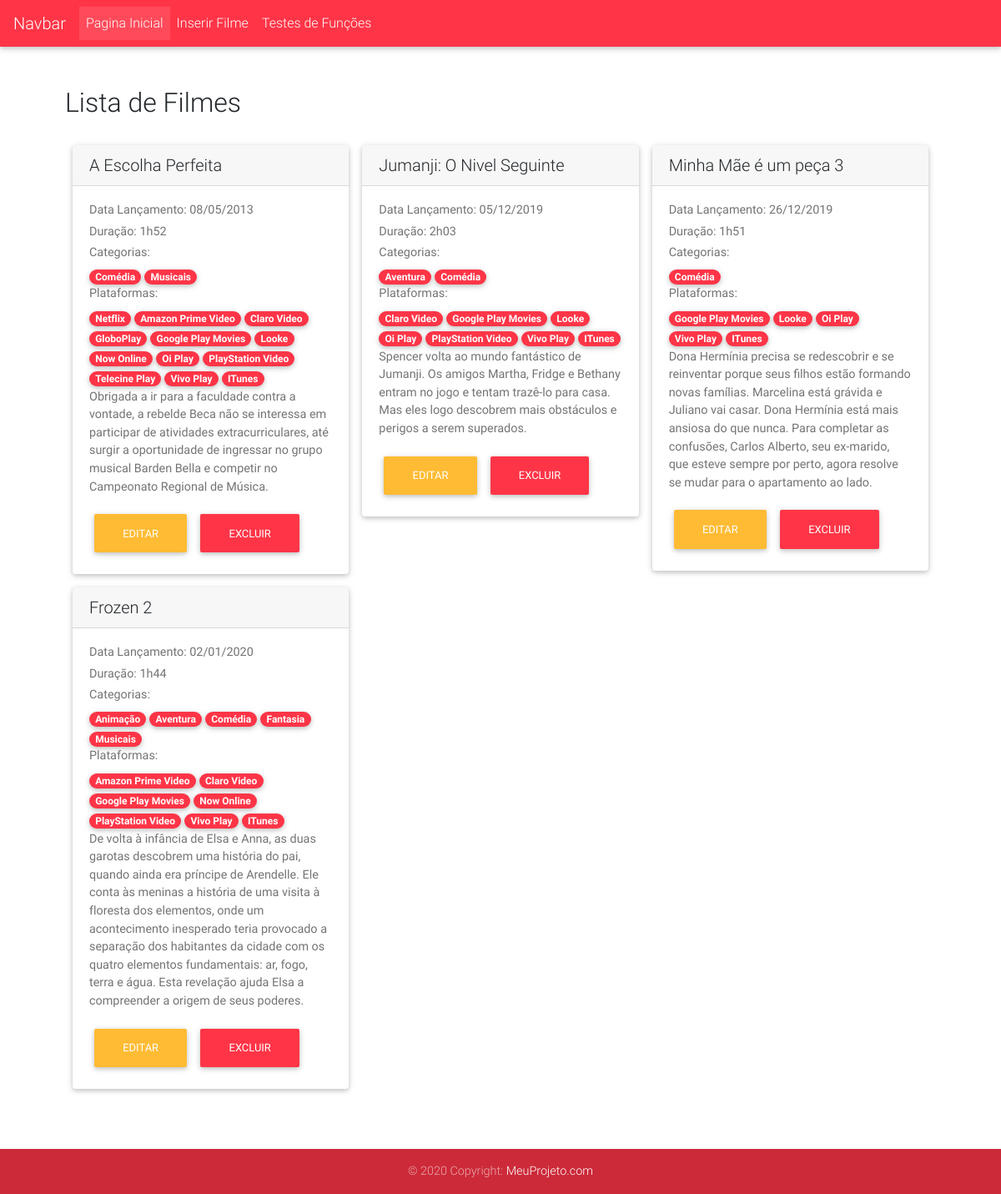
The page / on the database its author committed.
### tables this page shows
CREATE TABLE `filme` (
  `id` int(11) NOT NULL,
  `titulo` varchar(150) NOT NULL,
  `ano_lancamento` date NOT NULL,
  `duracao` varchar(50) NOT NULL,
  `sinopse` longtext NOT NULL
);

CREATE TABLE `categoria_filme` (
  `id` int(11) NOT NULL,
  `id_filme` int(11) NOT NULL,
  `categoria` int(11) NOT NULL
);

CREATE TABLE `plataforma_filme` (
  `id` int(11) NOT NULL,
  `id_filme` int(11) NOT NULL,
  `plataforma` int(11) NOT NULL
);

### application/controllers/Home.php (called while the page is built, shortened)
<?php
class Home extends CI_Controller{
    function __construct()
    {
        $this->load->model("Home_Model", "m_home");
    }
    public function index()
    {
        $data["filmes"] = $this->m_home->get_filmes();
        $this->load->view("template/header", $data, false);
        $this->load->view("home/lista", $data, false);
        $this->load->view("template/footer", $data, false);
    }
}

### index.php (called while the page is built, shortened)
<?php
require_once BASEPATH.'core/CodeIgniter.php';

### application/models/Home_model.php (called while the page is built, shortened)
<?php
class Home_Model extends CI_Model{
    public function get_filmes($id = null)
    {
        $query = $this->db->get("filme")->result();
        if($query)
        {
            foreach($query as $item)
            {
                $item->categoria = $this->db->get_where("categoria_filme", "id_filme = $item->id")->result();
                foreach($item->categoria as $value)
                {
                    $value->nome = $this->get_categoria($value->categoria);
                }
                $item->plataforma = $this->db->get_where("plataforma_filme", "id_filme = $item->id")->result();
                foreach($item->plataforma as $value)
                {
                    $value->nome = $this->get_plataformas($value->plataforma);
                }
                $item->ano_lancamento_br = $this->formata_data($item->ano_lancamento, "bd2dt");
            }
        }
        else
        {
            return array();
        }
        return $query;
    }
    public function get_categoria($id = null)
    {
        $categoria = array();
        $categoria[] = array("id"=> 1, "nome" => "Ação");
        $categoria[] = array("id"=> 2, "nome" => "Animação");
        $categoria[] = array("id"=> 3, "nome" => "Aventura");
        $categoria[] = array("id"=> 4, "nome" => "Comédia");
        $categoria[] = array("id"=> 5, "nome" => "Documentário");
        $categoria[] = array("id"=> 6, "nome" => "Fantasia");
        $categoria[] = array("id"=> 7, "nome" => "Ficção científica");
        $categoria[] = array("id"=> 8, "nome" => "Guerra");
        $categoria[] = array("id"=> 9, "nome" => "Musicais");
        $categoria[] = array("id"=> 10, "nome" => "Romance");
        $categoria[] = array("id"=> 11, "nome" => "Suspense");
        $categoria[] = array("id"=> 12, "nome" => "Terror");
        if($id != null)
        {
            return $categoria[$id-1];
        }
        return $categoria;
    }
    public function get_plataformas($id = null)
    {
        $plataforma = array();
        $plataforma[] = array("id"=> 1, "nome" => "Netflix");
        $plataforma[] = array("id"=> 2, "nome" => "Amazon Prime Video");
        $plataforma[] = array("id"=> 3, "nome" => "Claro Video");
        $plataforma[] = array("id"=> 4, "nome" => "GloboPlay");
        $plataforma[] = array("id"=> 5, "nome" => "Google Play Movies");
        $plataforma[] = array("id"=> 6, "nome" => "Looke");
        $plataforma[] = array("id"=> 7, "nome" => "Now Online");
        $plataforma[] = array("id"=> 8, "nome" => "Oi Play");
        $plataforma[] = array("id"=> 9, "nome" => "PlayStation Video");
        $plataforma[] = array("id"=> 10, "nome" => "Telecine Play");
        $plataforma[] = array("id"=> 11, "nome" => "Vivo Play");
        $plataforma[] = array("id"=> 12, "nome" => "ITunes");
        $plataforma[] = array("id"=> 13, "nome" => "Crunchyroll");
        $plataforma[] = array("id"=> 14, "nome" => "Disney+");
        if($id != null)
        {
            return $plataforma[$id-1];
        }
        return $plataforma;
    }
    public function formata_data($data, $tipo)
    {
        if($tipo == "dt2bd")
        {
            if(strlen($data) == 10)
                $string = substr($data, -4) . '-' . substr($data, -7, 2) . '-' . substr($data, -10, 2);
            else
                $string = substr($data, -2) . '-' . substr($data, -5, 2) . '-' . substr($data, -8, 2);
            return $string;
        }
        else if($tipo == "bd2dt")
        {
            if(strlen($data) == 10)
                $string = substr($data, -2) . '/' . substr($data, -5, 2) . '/' . substr($data, -10, 4);
            else
                $string = substr($data, -2) . '/' . substr($data, -5, 2) . '/' . substr($data, -8, 2);
            return $string;
        }
    }
}

### application/views/home/lista.php (the view)
<div class="container p-5">
    <h2>Lista de Filmes</h2>
    <div class="row p-3">
        <?php foreach($filmes as $item): ?>
            <div class="col-sm-4 col-xs-12 p-2">
                <div class="card">
                    <h5 class="card-header"><?= $item->titulo ?></h5>
                    <div class="card-body">
                        <h5 class="card-text">Data Lançamento: <?= $item->ano_lancamento_br ?></h5>
                        <h5 class="card-text">Duração: <?= $item->duracao ?></h5>
                        <h5 class="card-text">Categorias: </h5>
                        <?php foreach($item->categoria as $value): ?>
                            <span class="badge badge-pill badge-danger"><?= $value->nome["nome"] ?></span>
                        <?php endforeach; ?>
                        <br/>
                        <h5 class="card-text">Plataformas: </h5>
                        <?php foreach($item->plataforma as $value): ?>
                            <span class="badge badge-pill badge-danger"><?= $value->nome["nome"] ?></span>
                        <?php endforeach; ?>
                        <br/>
                        <p class="card-text"><?= $item->sinopse ?></p>
                        <a href="<?= base_url("Home/insere_filme/$item->id") ?>" class="btn btn-warning">Editar</a>
                        <a href="<?= base_url("Home/exclui_filme/$item->id") ?>" class="btn btn-danger">Excluir</a>
                    </div>
                </div>
            </div>
        <?php endforeach; ?>
    </div>
</div>

### application/views/template/header.php (shortened to what this page needs)
<!doctype html>
<html lang="pt-BR">
  <head>
      <link rel="stylesheet" href="https://use.fontawesome.com/releases/v5.8.2/css/all.css">
      <link href="<?= base_url("assets/mdb/css/bootstrap.min.css") ?>" rel="stylesheet">
      <link href="<?= base_url("assets/mdb/css/mdb.min.css") ?>" rel="stylesheet">
      <link href="<?= base_url("assets/mdb/css/style.min.css") ?>" rel="stylesheet">
      <link href="<?= base_url("assets/mdb/css/addons/datatables.min.css") ?>" rel="stylesheet">
  </head>
  <body>
    <nav class="navbar navbar-expand-lg navbar-dark bg-danger">
      <a class="navbar-brand" href="<?= base_url("Home") ?>">Navbar</a>
      <div class="collapse navbar-collapse" id="navbarSupportedContent">
        <ul class="navbar-nav mr-auto">
          <li class="nav-item active">
            <a class="nav-link" href="<?= base_url("Home") ?>">Pagina Inicial <span class="sr-only">(current)</span></a>
          </li>
          <li class="nav-item">
            <a class="nav-link" href="<?= base_url("Home/insere_filme") ?>">Inserir Filme</a>
          </li>
          <li class="nav-item">
            <a class="nav-link" href="<?= base_url("Home/teste_funcoes") ?>">Testes de Funções</a>
          </li>
        </ul>
      </div>
    </nav>

### application/views/template/footer.php (shortened to what this page needs)
    <footer class="page-footer font-small bg-danger">
      <div class="footer-copyright text-center py-3">© 2020 Copyright:
        <a href=""> MeuProjeto.com</a>
      </div>
    </footer>
  </body>
</html>

### rows shown on the page
filme: titulo "A Escolha Perfeita", ano_lancamento "08/05/2013", duracao "1h52", sinopse "Obrigada a ir para a faculdade contra a vontade, a rebelde Beca não se interessa em participar de atividades extracurriculares, até surgir a oportunidade de ingressar no grupo musical Barden Bella e competir no Campeonato Regional de Música."
categoria_filme: nome "Comédia"
categoria_filme: nome "Musicais"
plataforma_filme: nome "Netflix"
plataforma_filme: nome "Amazon Prime Video"
plataforma_filme: nome "Claro Video"
plataforma_filme: nome "GloboPlay"
plataforma_filme: nome "Google Play Movies"
plataforma_filme: nome "Looke"
plataforma_filme: nome "Now Online"
plataforma_filme: nome "Oi Play"
plataforma_filme: nome "PlayStation Video"
plataforma_filme: nome "Telecine Play"
plataforma_filme: nome "Vivo Play"
plataforma_filme: nome "ITunes"
filme: titulo "Jumanji: O Nivel Seguinte", ano_lancamento "05/12/2019", duracao "2h03", sinopse "Spencer volta ao mundo fantástico de Jumanji. Os amigos Martha, Fridge e Bethany entram no jogo e tentam trazê-lo para casa. Mas eles logo descobrem mais obstáculos e perigos a serem superados."
categoria_filme: nome "Aventura"
categoria_filme: nome "Comédia"
plataforma_filme: nome "Claro Video"
plataforma_filme: nome "Google Play Movies"
plataforma_filme: nome "Looke"
plataforma_filme: nome "Oi Play"
plataforma_filme: nome "PlayStation Video"
plataforma_filme: nome "Vivo Play"
plataforma_filme: nome "ITunes"
filme: titulo "Minha Mãe é um peça 3", ano_lancamento "26/12/2019", duracao "1h51", sinopse "Dona Hermínia precisa se redescobrir e se reinventar porque seus filhos estão formando novas famílias. Marcelina está grávida e Juliano vai casar. Dona Hermínia está mais ansiosa do que nunca. Para completar as confusões, Carlos Alberto, seu ex-marido, que esteve sempre por perto, agora resolve se mudar para o apartamento ao lado."
categoria_filme: nome "Comédia"
plataforma_filme: nome "Google Play Movies"
plataforma_filme: nome "Looke"
plataforma_filme: nome "Oi Play"
plataforma_filme: nome "Vivo Play"
plataforma_filme: nome "ITunes"
filme: titulo "Frozen 2", ano_lancamento "02/01/2020", duracao "1h44", sinopse "De volta à infância de Elsa e Anna, as duas garotas descobrem uma história do pai, quando ainda era príncipe de Arendelle. Ele conta às meninas a história de uma visita à floresta dos elementos, onde um acontecimento inesperado teria provocado a separação dos habitantes da cidade com os quatro elementos fundamentais: ar, fogo, terra e água. Esta revelação ajuda Elsa a compreender a origem de seus poderes."
categoria_filme: nome "Animação"
categoria_filme: nome "Aventura"
categoria_filme: nome "Comédia"
categoria_filme: nome "Fantasia"
categoria_filme: nome "Musicais"
plataforma_filme: nome "Amazon Prime Video"
plataforma_filme: nome "Claro Video"
plataforma_filme: nome "Google Play Movies"
plataforma_filme: nome "Now Online"
plataforma_filme: nome "PlayStation Video"
plataforma_filme: nome "Vivo Play"
plataforma_filme: nome "ITunes"
